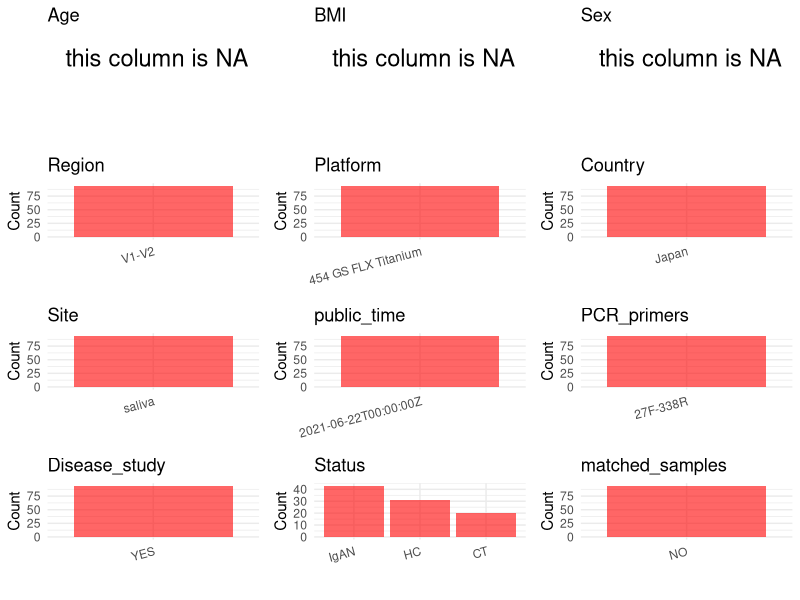

Write R code to recreate this figure. (Note: this script raises an error after producing the figure.)
## ---- chunk 1
# Load necessary libraries
library(dplyr)
library(ggplot2)
library(cowplot)
library(stringr)

# Set working directory (update this path to your local directory)
setwd("E:/bioproject_YSD/PRJDB10651")

# Read the initial metadata files
initial_meta <- read.csv("SraRunTable.csv", header = T)

# Display the first few rows of the metadata
head(initial_meta)
## ---- chunk 2
# Create a uniform metadata dataframe
metadata <- data.frame(
  BioProject = initial_meta$BioProject,
  Run = initial_meta$Run,
  sample_name = initial_meta$host_subject_id,
  Age = NA,
  BMI = NA,  
  Sex = NA,
  Region = "V1-V2",
  Platform = initial_meta$Instrument,
  Country = initial_meta$geo_loc_name_country,
  Site = "saliva",
  public_time = initial_meta$ReleaseDate,
  Status = initial_meta$host_subject_id,
  stringsAsFactors = FALSE
)
## ---- chunk 3
# Add information obtained from the publication
metadata$PCR_primers <- "27F-338R"
metadata$title <- "Dysbiosis in the salivary microbiome associated with IgA nephropathy a japanese cohort study"
metadata$Disease_study <- "YES"
# Assign disease status based on sample_name patterns
metadata <- metadata %>%
  mutate(Status = case_when(
    str_detect(Status, "^CT") ~ "CT",
    str_detect(Status, "^IgAN") ~ "IgAN",
    TRUE ~ "HC"
  ))

# Check initial data distribution
cat("Initial sample distribution:\n")
table(metadata$sample_name)
table(metadata$Site)

# Calculate sampling frequency per subject
sample_counts <- table(metadata$sample_name)
cat("\nNumber of samples per subject:\n")
print(sample_counts)

# Create matched_samples column
metadata$matched_samples <- ifelse(metadata$sample_name %in% names(sample_counts[sample_counts >= 2]), "YES", "NO")

cat("\nMatched samples distribution:\n")
table(metadata$matched_samples)

# Identify samples for removal: single samples excluding saliva
single_samples <- names(sample_counts[sample_counts == 1])
samples_to_remove <- metadata$sample_name %in% single_samples & 
                     !(metadata$Site %in% c("saliva"))

cat("\nNumber of samples to be removed:", sum(samples_to_remove), "\n")

# Remove identified samples
metadata_clean <- metadata[!samples_to_remove, ]

cat("\nFinal sample distribution after cleaning:\n")
table(metadata_clean$sample_name)
table(metadata_clean$Site)
table(metadata_clean$matched_samples)

# Use cleaned dataset for subsequent analysis
metadata <- metadata_clean
## ---- chunk 4
# Check the number of unique runs and sample names
print(paste("Number of unique runs:", length(unique(metadata$Run))))
print(paste("Number of unique sample names:", length(unique(metadata$sample_name))))
## ---- chunk 5
# Select columns for visualization
plot_data <- metadata %>%
  select(-BioProject, -Run, -sample_name, -title)

# Function to create simple plots for each column
create_simple_plots <- function(data) {
  plots <- list()
  
  for (col in colnames(data)) {
    # Check if the column is all NA
    if (all(is.na(data[[col]]))) {
      # Create an empty plot with text indicating all NA
      p <- ggplot() +
        annotate("text", x = 0.5, y = 0.5, label = "this column is NA", size = 6) +
        labs(title = col) +
        theme_void()
    } else if (is.numeric(data[[col]])) {
      # Numeric variable: histogram
      p <- ggplot(data, aes(x = .data[[col]])) +
        geom_histogram(fill = "blue", alpha = 0.6, bins = 20, na.rm = TRUE) +
        labs(title = col) +
        theme_minimal()
    } else {
      # Categorical variable: bar plot (remove NA values)
      count_data <- as.data.frame(table(data[[col]], useNA = "ifany"))
      p <- ggplot(count_data, aes(x = reorder(Var1, -Freq), y = Freq)) +
        geom_col(fill = "red", alpha = 0.6) +
        labs(title = col, x = NULL, y = "Count") +
        theme_minimal() +
        theme(axis.text.x = element_text(angle = 15, hjust = 1))
    }
    plots[[col]] <- p
  }
  
  return(plots)
}

# Generate and arrange plots
plots <- create_simple_plots(plot_data)
p<-plot_grid(plots$Age, 
          plots$BMI, 
          plots$Sex, 
          plots$Region, 
          plots$Platform, 
          plots$Country, 
          plots$Site,
          plots$public_time, 
          plots$PCR_primers,
          plots$Disease_study,
          plots$Status,
          plots$matched_samples,# add 
          ncol = 3, align = "hv", axis = "lb")
ggsave("Metadata_Summary.png", plot = p, width = 8, height = 6, dpi = 150)
## ---- chunk 6
knitr::include_graphics("Metadata_Summary.png")
## ---- chunk 7
# Reorder columns to match the desired format
metadata <- metadata[, c(
  "BioProject", "Run", "sample_name", "Age", "BMI", "Sex", 
  "Region", "Platform", "Country", "Site", "public_time", 
  "PCR_primers", "title", "Disease_study", "Status", "matched_samples"
)]

# Export the uniform metadata to a CSV file
write.csv(metadata, file = "metadata.csv", quote = TRUE)
head(metadata)
